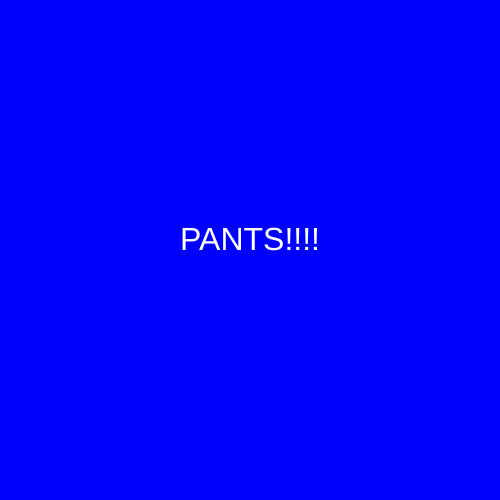
Frame 1 (no input)
Frame 60 (no input): identical to frame 1, image omitted
Frame 120 (the mouse pressed at the canvas centre since frame 60): identical to frame 1, image omitted

The p5.js sketch that drew this single still picture (run headless with seeded random() and noise() and a simulated clock; from frame 60 on, the mouse is pressed at the canvas centre):

// p5.js sketch
// ── sketch.js
function setup() {
  createCanvas(500, 500);
  textAlign(CENTER) ;
}

function draw() {
  background('blue') ;
  fill('white') ;
  textSize(32) ;
  text("PANTS!!!!", 250, 250) ;
}
